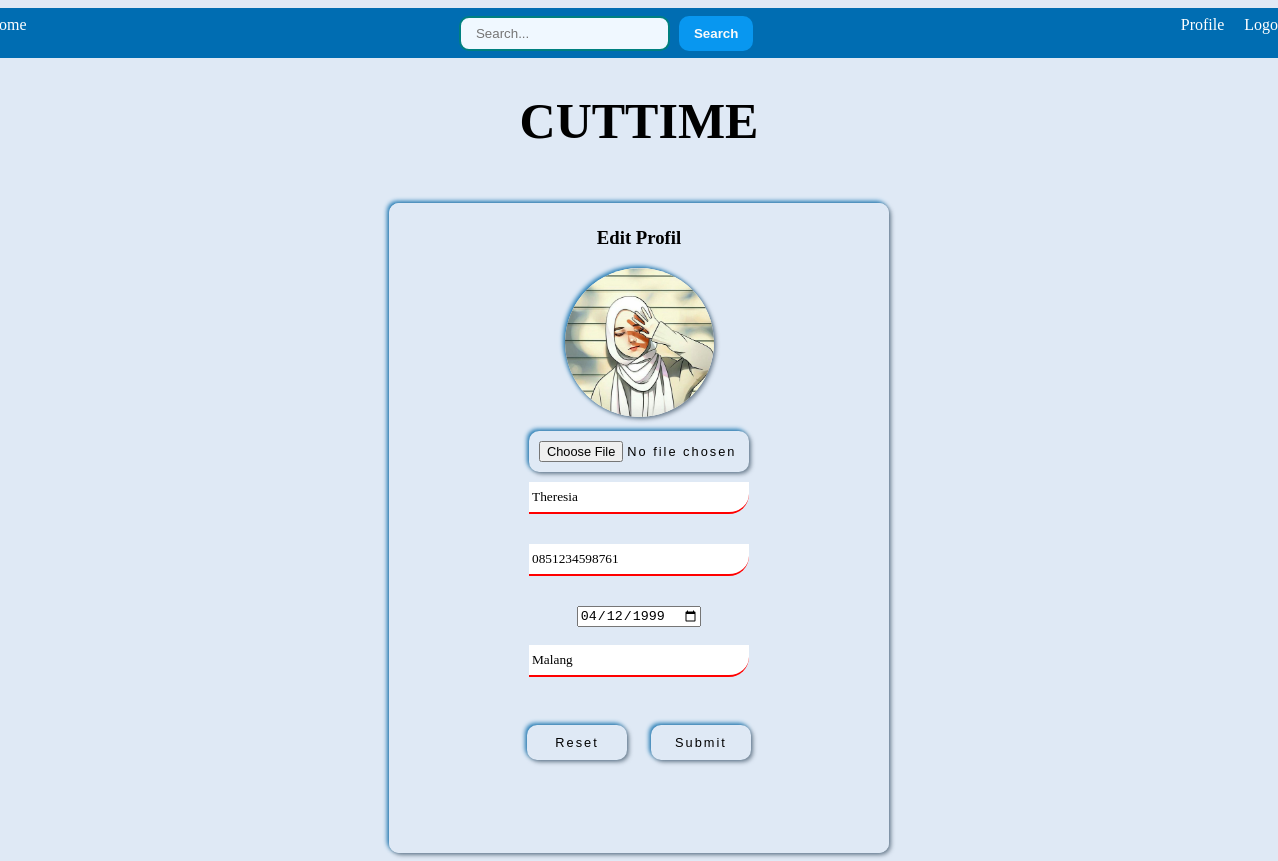
Page /menu.php (signed in) on the committed database.
### tables this page shows
CREATE TABLE `user` (
  `id_user` int(20) NOT NULL,
  `nama` varchar(100) DEFAULT NULL,
  `email` varchar(50) DEFAULT NULL,
  `alamat` varchar(150) DEFAULT NULL,
  `no_hp` varchar(20) DEFAULT NULL,
  `tgl_lahir` date DEFAULT NULL,
  `tempat_lahir` varchar(45) DEFAULT NULL,
  `photos` varchar(100) NOT NULL,
  `level` varchar(50) NOT NULL,
  `password` varchar(255) DEFAULT NULL
);

### menu.php (the view, shortened to what this page needs)
<?php
	$errnama = $errphone = $errtgl = $erralamat = $errgambar = "";
?>
<!DOCTYPE html>
<html lang="en">
<head>
	<link rel="stylesheet" type="text/css" href="css/menu.css">
	<link rel="stylesheet" href="css/header.css">
</head>
<body>
    <?php
		include('header.inc');
	?>
	<div>
		<h1> CUTTIME </h1>
    </div>
    <div align="center">
		<fieldset class="box">
			<h3 for="file">Edit Profil</h3>
			<form action="menu.php" method="post" enctype="multipart/form-data">
				<?php
				include('koneksiPDO.php');
				$statement = $koneksi->prepare("SELECT * FROM user where (id_user = :id_user)");
				$statement->bindValue(':id_user', $_SESSION['id_user']);
				$statement->execute();
				$isi = $statement->fetch(PDO::FETCH_ASSOC);
				?>
				<?php echo '<img src="profil/'. $isi['photos'] .'" alt="photo">'; ?>
				<br>
				<input class="btn-file" type="file" name="gambar" id="file" accept="image/*"/>
				<br><?php echo $errnama ?>
				<input type="text" name="Name" placeholder="Name" value="<?php if(isset($isi['nama'])) echo htmlspecialchars($isi['nama'])?>" />
				<input type="text" name="PhoneNumber" placeholder="Phone Number" value="<?php if(isset($isi['no_hp'])) echo htmlspecialchars($isi['no_hp'])?>" />
				<input type="date" name="tgllahir" placeholder="Tanggal Tahir" value="<?php if(isset($isi['tgl_lahir'])) echo htmlspecialchars($isi['tgl_lahir'])?>" />
				<br>
				<br>
				<input type="text" name="alamat" placeholder="Alamat" value="<?php if(isset($isi['alamat'])) echo htmlspecialchars($isi['alamat'])?>" />
				<br>
				<input class="btn-submit-reset" type="reset" name="reset" value="Reset"/>
				<input class="btn-submit-reset" type="submit" name="submit" value="Submit"/>
		    </form>
		</fieldset>
	</div>
</body>
</html>

### css/menu.css (style rules this page uses)
body { display: flex; border: 1px ; flex-direction: column; justify-content: center; align-items: center; background-color: #DFE9F5; }
h1 { font-family: Brush Script MT; text-align: center; font-size: 50px; }
.box { font-family: calibri; background-color: #DFE9F5; box-sizing: border-box; width: 500px; height: 650px; border:1px solid #006DB2; margin-top: 20px; overflow: hidden; border: none; outline: none; border-radius: 10px; font-family: calibri; box-shadow: 2px 2px 4px rgba(44,62,80,0.6),-2px -2px 4px rgba(41,128,185,1); }
img { box-sizing: border-box; width: 149px; height: 149px; border-radius: 50%; background-color: white; box-shadow: 2px 2px 4px rgba(44,62,80,0.6),-2px -2px 4px rgba(41,128,185,1); }
input[type="text"], input[type="password"] { display: block; box-sizing: border-box; background-color: none; color: black; margin-bottom: 30px; padding: 3px; width: 220px; height: 32px; border: none; border-bottom: 1px solid #006DB2; font-family: calibri; font-weight: 400px; }
input[type="text"], :focus, input[type="email"]:focus, input[type="password"]:focus { border-bottom: 2px solid red; border-bottom-right-radius: 20px; color: black; }
.btn-submit-reset { letter-spacing: 2px; font-weight: 330; font-size: 0.8em; border: none; outline: none; border-radius: 10px; padding: 10px; width: 100px; margin: 0 10px; background: none ; position: relative; box-shadow: 2px 2px 4px rgba(44,62,80,0.6),-2px -2px 4px rgba(41,128,185,1); }
.btn-file { letter-spacing: 2px; font-weight: 330; font-size: 0.8em; border: none; outline: none; border-radius: 10px; padding: 10px; width: 200px; margin: 10px 10px; background: none ; position: relative; box-shadow: 2px 2px 4px rgba(44,62,80,0.6),-2px -2px 4px rgba(41,128,185,1); }

### css/header.css (style rules this page uses)
body { background-color: #DFE9F5; }

### rows in the picture
user: photos (picture), Name "Theresia", PhoneNumber "0851234598761", tgllahir "04/12/1999", alamat "Malang"
